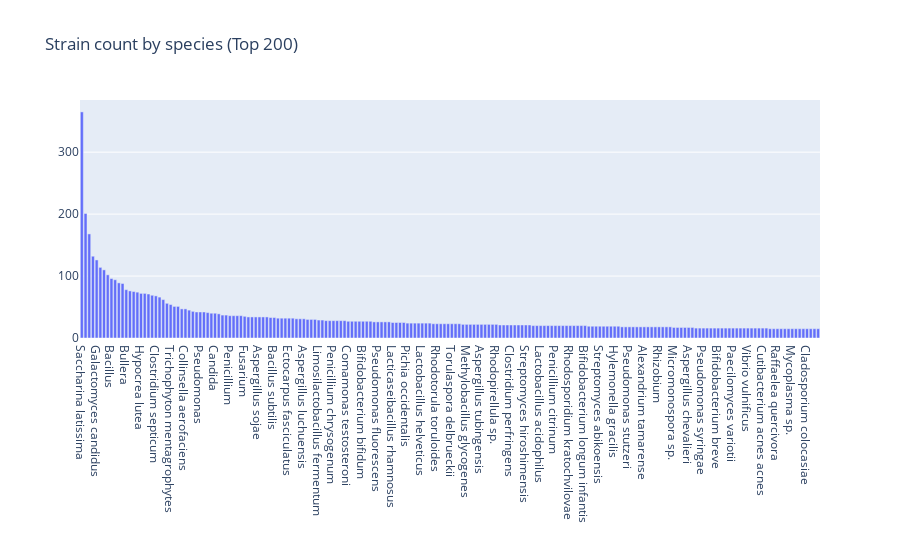

Source (notebook cell):
### Code cell
import plotly.express as px
# Plot the occurrence of enzymes across all of our selected taxa 
fig = px.bar(
    data_frame = md_df.value_counts('species').head(200).reset_index(),
    x="species",
    y="count",
    
    title="Strain count by species (Top 200)"
)
fig.update_xaxes(title='', visible=True, showticklabels=True)
fig.update_yaxes(title='', visible=True, showticklabels=True)
fig.show()

### Figure 1 — Plotly figure (JSON) as saved in the notebook; plotly's stock layout.template omitted (floating-point values rounded to 4 significant figures; data arrays with more than 128 entries replaced by an {"elided": "..."} marker saying what was removed)
{"data": [{"alignmentgroup": "True", "hovertemplate": "species=%{x}<br>count=%{y}<extra></extra>", "legendgroup": "", "marker": {"color": "#636efa", "pattern": {"shape": ""}}, "name": "", "offsetgroup": "", "orientation": "v", "showlegend": false, "textposition": "auto", "type": "bar", "x": {"elided": "200 str values"}, "xaxis": "x", "y": {"elided": "200 int values"}, "yaxis": "y"}], "layout": {"barmode": "relative", "legend": {"tracegroupgap": 0}, "title": {"text": "Strain count by species (Top 200)"}, "xaxis": {"anchor": "y", "domain": [0, 1], "showticklabels": true, "title": {"text": ""}, "visible": true}, "yaxis": {"anchor": "x", "domain": [0, 1], "showticklabels": true, "title": {"text": ""}, "visible": true}}}
